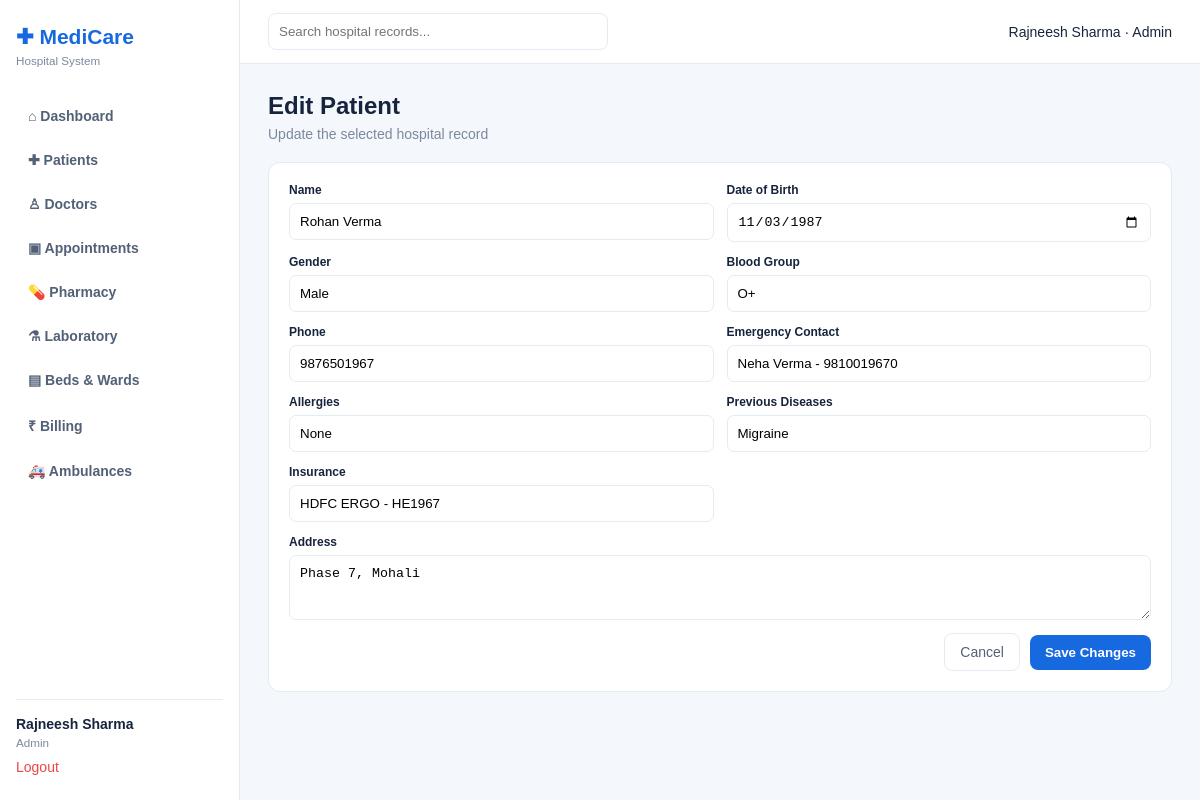
/edit/patient/2 (signed in), run on the app's committed database.
### app.py (models this page shows)
class Patient(db.Model):
    __tablename__='patients'; id=db.Column(db.Integer,primary_key=True); patient_code=db.Column(db.String(20),unique=True); name=db.Column(db.String(100),nullable=False); dob=db.Column(db.Date); gender=db.Column(db.String(20)); blood_group=db.Column(db.String(5)); phone=db.Column(db.String(20)); emergency_contact=db.Column(db.String(120)); address=db.Column(db.Text); allergies=db.Column(db.Text); previous_diseases=db.Column(db.Text); insurance=db.Column(db.String(150))

### app.py (the view, shortened to what this page needs)
@app.route('/edit/<entity>/<int:record_id>',methods=['GET','POST'])
@login_required
def edit_record(entity,record_id):
    model=ENTITY_MODELS.get(entity)
    if not model: flash('Invalid record type','error'); return redirect(url_for('dashboard'))
    record=db.session.get(model,record_id)
    if not record: flash('Record not found','error'); return redirect(url_for('dashboard'))
    return render_template('edit.html',entity=entity,record=record,patients=Patient.query.order_by(Patient.name).all(),doctors=Doctor.query.order_by(Doctor.name).all())

### app.py (called while the page is built)
def login_required(fn):
    @wraps(fn)
    def wrapper(*args, **kwargs):
        if not session.get('user_id'): return redirect(url_for('login'))
        return fn(*args, **kwargs)
    return wrapper

### templates/edit.html (shortened to what this page needs)
{% extends 'base.html' %}{% block content %}<div class="title"><div><h1>Edit {{entity|title}}</h1><p>Update the selected hospital record</p></div></div><form method="post" class="panel form">
{% if entity=='patient' %}<label>Name<input name="name" value="{{record.name}}" required></label><label>Date of Birth<input type="date" name="dob" value="{{record.dob or ''}}"></label><label>Gender<input name="gender" value="{{record.gender or ''}}"></label><label>Blood Group<input name="blood_group" value="{{record.blood_group or ''}}"></label><label>Phone<input name="phone" value="{{record.phone or ''}}"></label><label>Emergency Contact<input name="emergency_contact" value="{{record.emergency_contact or ''}}"></label><label>Allergies<input name="allergies" value="{{record.allergies or ''}}"></label><label>Previous Diseases<input name="previous_diseases" value="{{record.previous_diseases or ''}}"></label><label>Insurance<input name="insurance" value="{{record.insurance or ''}}"></label><label class="wide">Address<textarea name="address">{{record.address or ''}}</textarea></label>
{% endif %}
<div class="wide actions"><a class="cancel-btn" href="javascript:history.back()">Cancel</a><button>Save Changes</button></div></form>{% endblock %}

### static/style.css (style rules this page uses)
:root { --blue:#1769e0;--ink:#17243e;--muted:#7b899f;--line:#e5ebf3;--bg:#f4f7fb }
* { box-sizing:border-box }
body { margin:0;font:14px Arial;color:var(--ink);background:var(--bg) }
.title { display:flex;align-items:end;justify-content:space-between;margin-bottom:20px }
.title h1 { margin:0 0 6px;font-size:24px }
.title p { margin:0;color:var(--muted) }
.btn,button { background:var(--blue);color:#fff;border:0;border-radius:8px;padding:10px 15px;text-decoration:none;font-weight:bold }
.cards article,.panel { background:#fff;border:1px solid var(--line);border-radius:12px;padding:20px }
.panel { margin-top:18px;overflow:auto }
.form { display:grid;grid-template-columns:1fr 1fr;gap:13px }
.form h3,.wide { grid-column:1/-1 }
.form label { font-size:12px;font-weight:bold }
.form input,.form select,.form textarea,.searchbar input { display:block;width:100%;border:1px solid var(--line);border-radius:7px;padding:10px;margin-top:6px }
.form textarea { height:65px }
.actions { display:flex;justify-content:flex-end;align-items:center;gap:10px }
.cancel-btn { padding:10px 15px;border:1px solid var(--line);border-radius:8px;text-decoration:none;color:#526177 }

### data on the page
Patient: name "Rohan Verma", dob "11/03/1987", gender "Male", blood_group "O+", phone "9876501967", emergency_contact "Neha Verma - 9810019670", allergies "None", previous_diseases "Migraine", insurance "HDFC ERGO - HE1967", address "Phase 7, Mohali"

### other printed values
{{ session.name }} "Rajneesh Sharma"
{{ session.role|title }} "Admin"
{{ entity|title }} "Patient"
